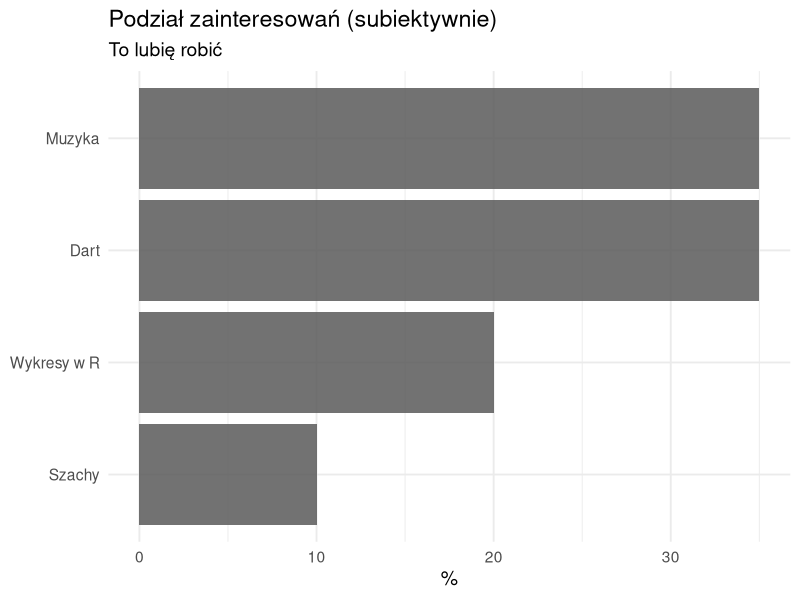
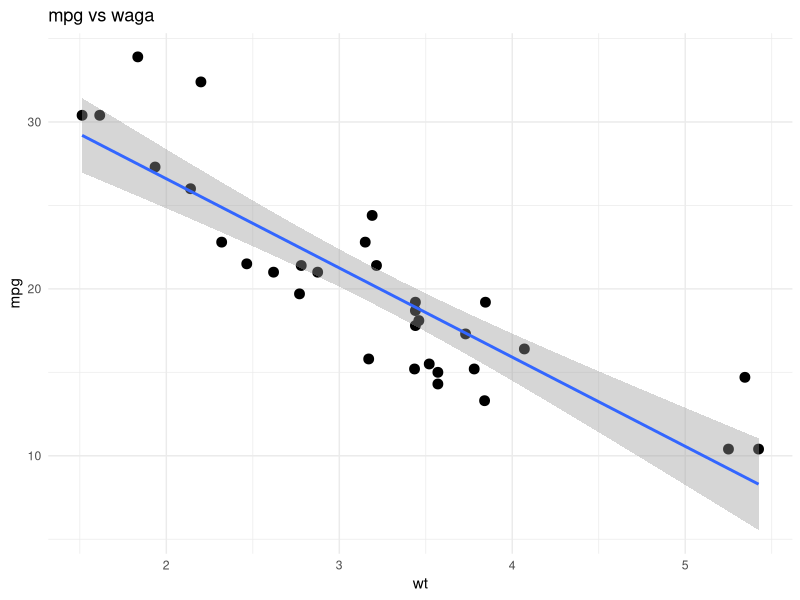
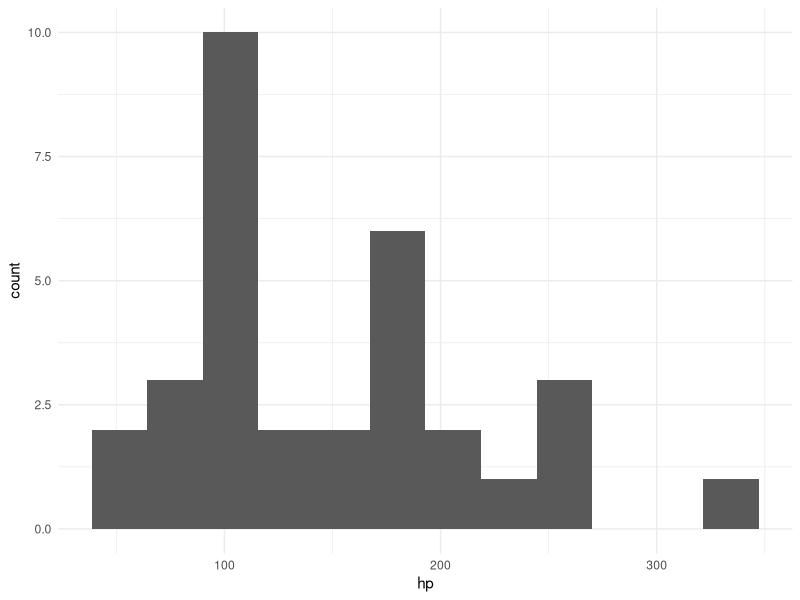
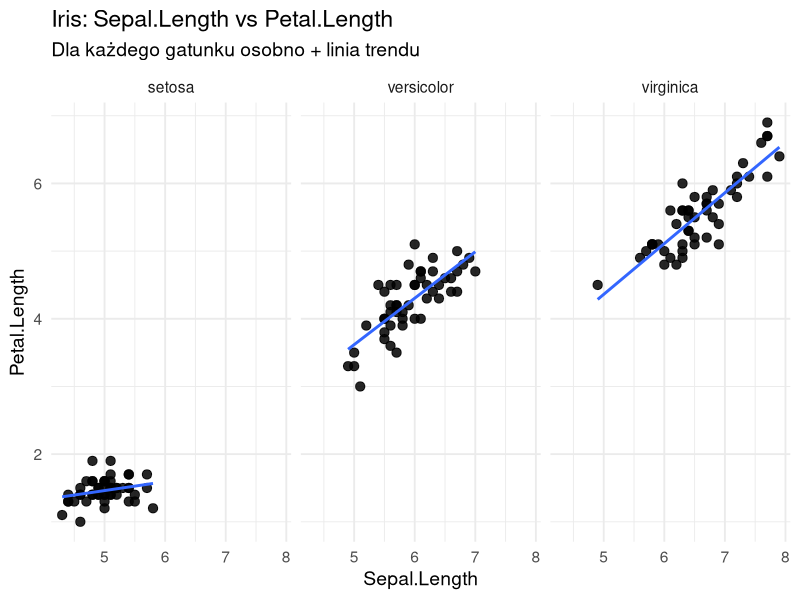
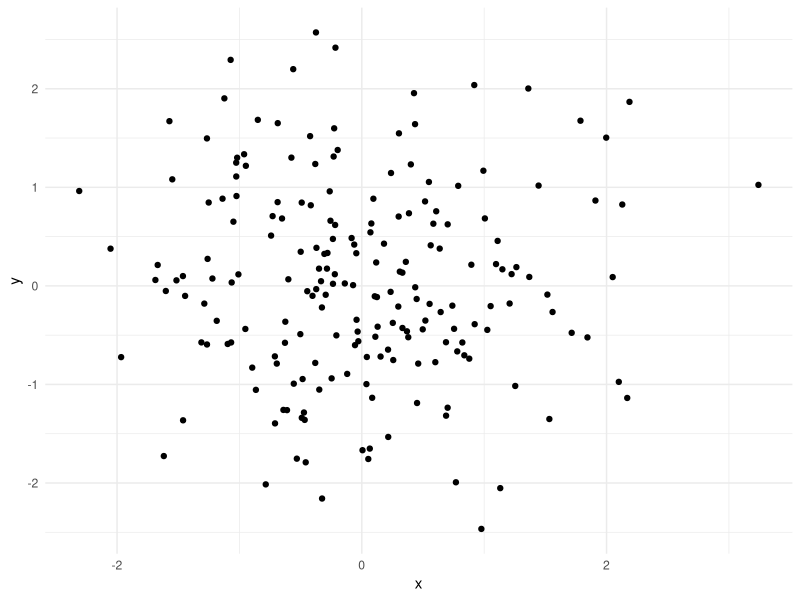

Write the R code that produced these figures, in order.
## ---- chunk 1
library(ggplot2)
library(dplyr)
## ---- chunk 2
hobby <- tibble::tibble(
  hobby = c("Dart", "Szachy", "Muzyka","Wykresy w R"),
  procent = c(35, 10, 35,20)
)

ggplot(hobby, aes(x = reorder(hobby, procent), y = procent)) +
  geom_col(alpha = 0.85) +
  coord_flip() +
  labs(
    title = "Podział zainteresowań (subiektywnie)",
    subtitle = "To lubię robić",
    x = NULL,
    y = "%"
  ) +
  theme_minimal(base_size = 14)
## ---- chunk 3
data(mtcars)

ggplot(mtcars, aes(wt, mpg)) +
  geom_point(size = 3) +
  geom_smooth(method = "lm") +
  labs(title = "mpg vs waga") +
  theme_minimal()
## ---- chunk 4
ggplot(mtcars, aes(hp)) +
  geom_histogram(bins = 12) +
  theme_minimal()
## ---- chunk 5
ggplot(iris, aes(Sepal.Length, Petal.Length)) +
  geom_point(alpha = 0.85, size = 2.8) +
  geom_smooth(method = "lm", se = FALSE) +
  facet_wrap(~Species) +
  labs(
    title = "Iris: Sepal.Length vs Petal.Length",
    subtitle = "Dla każdego gatunku osobno + linia trendu",
    x = "Sepal.Length",
    y = "Petal.Length"
  ) +
  theme_minimal(base_size = 14)
## ---- chunk 6
set.seed(123)
x <- rnorm(200)
y <- rnorm(200)

ggplot(data.frame(x, y), aes(x, y)) +
  geom_point() +
  theme_minimal()
